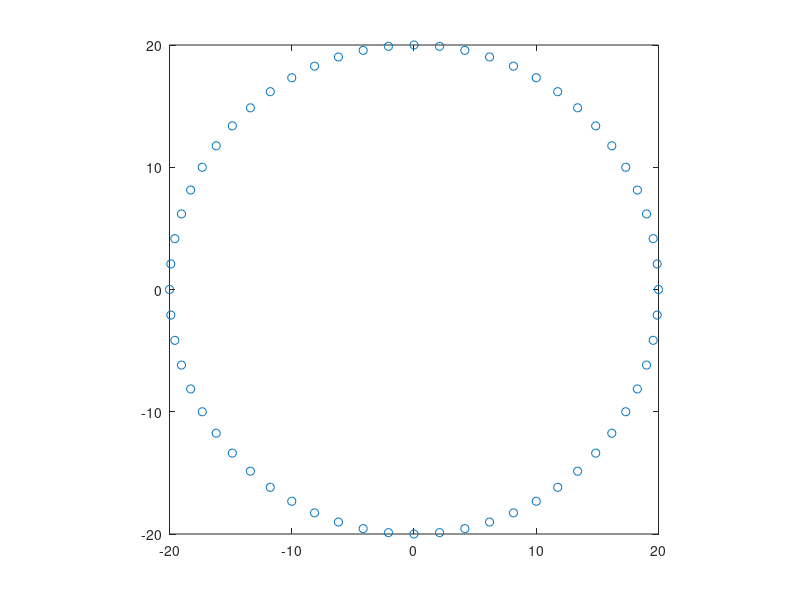
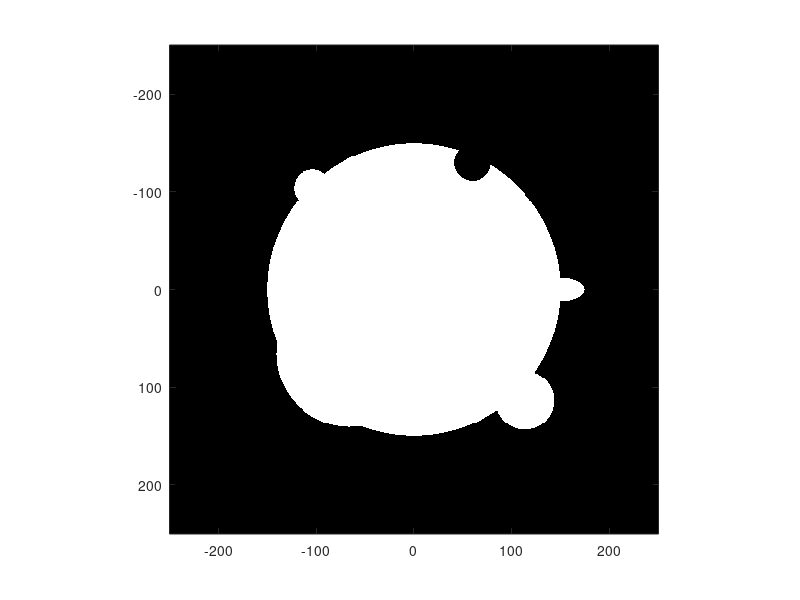

Write MATLAB code to recreate these figures, in order. (Note: this script raises an error after producing the figures.)
%% info
% see main.m in Prototyping as well for real case test generator

%% circular object - test case
clear x y
a = 0:6:359;
x = 20*cosd(a);
y = 20*sind(a);
figure;plot(x,y,'o')
axis square
xy = [x' y'];
xyr = reshape(xy',[],1); % x first
fid = fopen('testData_circle.dat', 'w');
fprintf(fid,'%.4f\n',xyr);
fclose(fid);
%% protrusions - generate test data
% generate test case with protrusions

Ro = 150;
R1 = Ro/5;
R2 = Ro/8;
R3 = Ro/2;
R4 = Ro/12;
% get size of lightField
ls = linspace(-250,250,500);
[X, Y] = meshgrid(ls,ls);
% create empty light field
Object = zeros(size(X,1),size(Y,2));
% filling the circle directly from equation
Object(X.^2+Y.^2<=Ro^2) = 255;
Object((X-max(ls)/2.2).^2+(Y-max(ls)/2.2).^2<=R1^2) = 255;
Object((X+max(ls)/2.4).^2+(Y+max(ls)/2.4).^2<=R2^2) = 255;
Object((X+max(ls)/3.8).^2+(Y-max(ls)/3.8).^2<=R3^2) = 255;
Object((X-60).^2+(Y+130).^2<=R2^2) = 0;
Object((X-max(ls)*0.6).^2/4+(Y-max(ls)*0.0).^2<=R4^2) = 255;

% control plotting
figure;imagesc(ls,ls,Object); axis square;colormap gray
B = bwboundaries(Object);
xy = B{1}(1:6:end,:);
xyr = reshape(xy',[],1); % x first
fid = fopen('testData_prot.dat', 'w');
fprintf(fid,'%.4f\n',xyr);
fclose(fid);
save prot.mat xy
%% protrusions - load java results and comapre with matlab
% results from matlab may differ because java has newer version of
% algorithm

clc;out = hatsmooth_deb(xy,[9 3 1 0]); % compare logs with this version
figure;plot(xy(:,1),xy(:,2),'go');grid on;axis square
hold on
plot(out(:,1),out(:,2),'rs')

% load output from test
im = imread('/tmp/test_HatFilter_run_2.tif');
figure;imagesc((im)); axis square
hold on
% plot(out(:,1)-(135-66),out(:,2)-(132-62),'rs','MarkerFaceColor','r') % manual matching
plot(xy(:,1)-(135-66),xy(:,2)-(132-62),'go')
legend('orginal','removed')
title('Test image on background - compared to matlab results')
%% view results of parametrized tests hatfilter
p = '/tmp/';
d = dir(fullfile(p,'test_HatFilter_testData*'));
o = dir(fullfile(p,'ref_HatFilter_testData*'));

for i=1:length(o)
    di = imread(fullfile(p,d(i).name));
    oi = imread(fullfile(p,o(i).name));
    figure;
    subplot(1,2,1);
    imagesc(di);colormap gray;axis square;title(d(i).name, 'Interpreter', 'none','fontsize',8);
    subplot(1,2,2);
    imagesc(oi);colormap gray;axis square;title(o(i).name, 'Interpreter', 'none','fontsize',8);
    
end
